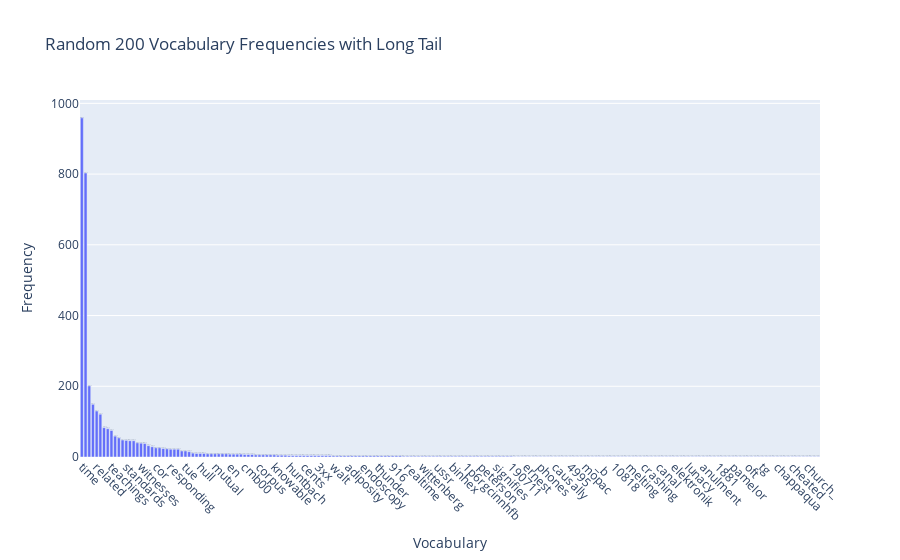

The notebook cell this image was saved under:
### Markdown cell above
### >>> **Exercise 15 (take home):** 
Additionally, you can attempt to sort the terms on the `x-axis` by frequency instead of in alphabetical order. This way the visualization is more meaninfgul and you will be able to observe the so called [long tail](https://en.wikipedia.org/wiki/Long_tail) (get familiar with this term since it will appear a lot in data mining and other statistics courses). see picture below

![alt txt](https://upload.wikimedia.org/wikipedia/commons/thumb/8/8a/Long_tail.svg/1000px-Long_tail.svg.png)

### Code cell
# Answer here

# Using this method will be faster because the time complexity of the original method may be O(n^2).
term_frequencies = np.asarray(X_counts.sum(axis=0))[0]

# Random sample
sample_size = 200
random_index = random.sample(range(X_counts.shape[1]), sample_size)

data = pd.DataFrame({
    'Vocabulary': [count_vect.get_feature_names_out()[i] for i in random_index],
    'Frequency': [term_frequencies[i] for i in random_index]
})

data = data.sort_values(by='Frequency', ascending=False)
fig = px.bar(data, x='Vocabulary', y='Frequency', title='Random {} Vocabulary Frequencies with Long Tail'.format(sample_size))
fig.update_traces(texttemplate = '%{text}', textposition = 'outside')
fig.update_layout(xaxis_tickangle = 45)
fig.show()

# by -> According to this to sort.
# ascendinf -> False:From big to little.

### Figure 1 — Plotly figure (JSON) as saved in the notebook; plotly's stock layout.template omitted (floating-point values rounded to 4 significant figures; data arrays with more than 128 entries replaced by an {"elided": "..."} marker saying what was removed)
{"data": [{"alignmentgroup": "True", "hovertemplate": "Vocabulary=%{x}<br>Frequency=%{y}<extra></extra>", "legendgroup": "", "marker": {"color": "#636efa", "pattern": {"shape": ""}}, "name": "", "offsetgroup": "", "orientation": "v", "showlegend": false, "textposition": "outside", "texttemplate": "%{text}", "type": "bar", "x": {"elided": "200 str values"}, "xaxis": "x", "y": {"elided": "200 int values"}, "yaxis": "y"}], "layout": {"barmode": "relative", "legend": {"tracegroupgap": 0}, "title": {"text": "Random 200 Vocabulary Frequencies with Long Tail"}, "xaxis": {"anchor": "y", "domain": [0, 1], "tickangle": 45, "title": {"text": "Vocabulary"}}, "yaxis": {"anchor": "x", "domain": [0, 1], "title": {"text": "Frequency"}}}}
